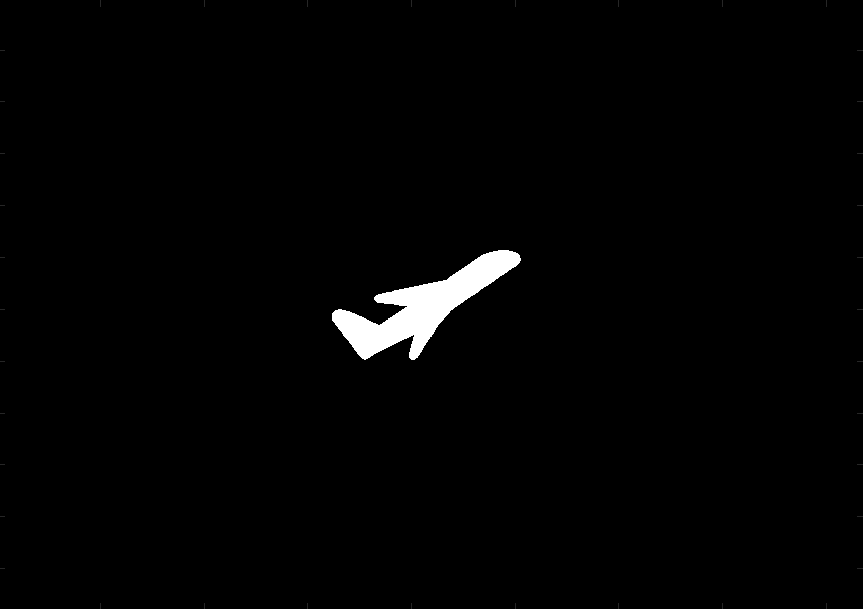
#> input picture ED9/aviao_ed.png, 863 x 609 px
$ python main.py
#> lines starting #> are read from the running program, lines starting #| are printed output that depends on the picture; after the words box and inside, x2 and y2 are one past the last pixel; in counts of white or black regions, pixels touching at a corner belong together; long printed decimals are rounded
import cv2
import numpy as np
import matplotlib.pyplot as plt
from matplotlib.patches import Ellipse

img = cv2.imread('aviao_ed.png')
#> img is the input picture: shape (609, 863, 3); min 0, max 255, mean 3.4
gray = cv2.cvtColor(img, cv2.COLOR_BGR2GRAY)

_, thresh = cv2.threshold(gray, 10, 255, cv2.THRESH_BINARY)
#> thresh: shape (609, 863); 1.4% white; 39 white regions (38 under 20 px), largest, box (x1, y1, x2, y2) and area: (332, 250, 521, 360) 7050

M = cv2.moments(thresh)
#> M = moments, m00 1855125, centre m10/m00, m01/m00 = (423.2, 306.1)

area = M['m00']
#> area = 1855125
cx = M['m10'] / area
#> cx = 423.2
cy = M['m01'] / area
#> cy = 306.1
centroid = (cx, cy)
#> centroid = (423.2, 306.1)

mu20 = M['mu20']
#> mu20 = 1.11e+10
mu02 = M['mu02']
#> mu02 = 4.55e+09
mu11 = M['mu11']
#> mu11 = -1.83e+09

inertia_matrix = np.array([[mu20, mu11], [mu11, mu02]])
#> inertia_matrix = [[1.11e+10, -1.83e+09], [-1.83e+09, 4.55e+09]]

theta = 0.5 * np.arctan2(2 * mu11, mu20 - mu02)
#> theta = -0.254
theta_deg = np.degrees(theta)
#> theta_deg = -14.57

delta = np.sqrt((mu20 - mu02)**2 + 4 * mu11**2)
#> delta = 7.52e+09
lambda1 = (mu20 + mu02 + delta) / 2
#> lambda1 = 1.16e+10
lambda2 = (mu20 + mu02 - delta) / 2
#> lambda2 = 4.07e+09

major_axis = 4 * np.sqrt(lambda1 / area)
#> major_axis = 316.2
minor_axis = 4 * np.sqrt(lambda2 / area)
#> minor_axis = 187.4

print(f"Area: {area}")
#| Area: 1855125.0
print(f"Centróide: {centroid}")
#| Centróide: (423.200, 306.102)
print(f"Matriz de inercia:\n{inertia_matrix}")
#| Matriz de inercia:
#| [[ 1.11170503e+10 -1.83089860e+09]
#|  [-1.83089860e+09  4.54997865e+09]]
print(f"Orientação: {theta_deg}")
#| Orientação: -14.572

plt.figure(figsize=(8, 6))
plt.imshow(thresh, cmap='gray')
plt.scatter(cx, cy, color='red', marker='+', s=100)

ellipse = Ellipse((cx, cy), width=major_axis, height=minor_axis, angle=theta_deg,
                  edgecolor='red', facecolor='none', linewidth=2)
plt.gca().add_patch(ellipse)

plt.title('Centróide e elipse')
plt.axis('off')
plt.show()
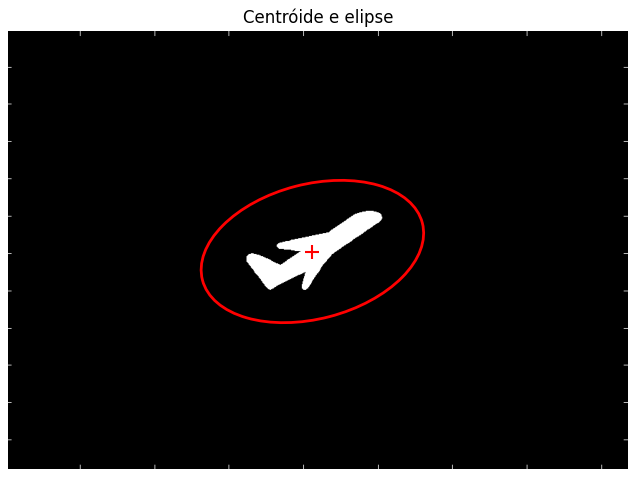
#> figure drawn by matplotlib, 1 panel
